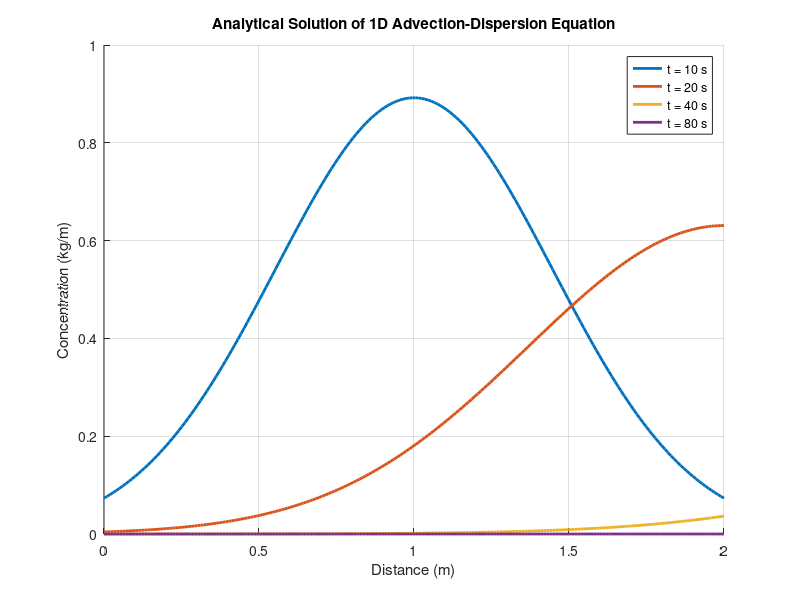

MATLAB code for this plot:
% Analytical Solution of 1D ADE with pulse input

% Parameters
M = 1;              % mass of solute (kg)
D = 0.01;           % dispersion coefficient (m^2/s)
u = 0.1;            % advection velocity (m/s)
x = linspace(0, 2, 200);   % distance (m)
t_values = [10, 20, 40, 80];   % time points (s) for plotting

% Plotting
figure;
hold on;
colors = lines(length(t_values));

for i = 1:length(t_values)
    t = t_values(i);
    C = (M ./ sqrt(4 * pi * D * t)) .* exp(-((x - u * t).^2) ./ (4 * D * t));
    plot(x, C, 'DisplayName', ['t = ' num2str(t) ' s'], 'Color', colors(i,:), 'LineWidth', 2);
end

xlabel('Distance (m)');
ylabel('Concentration (kg/m)');
title('Analytical Solution of 1D Advection-Dispersion Equation');
legend;
grid on;